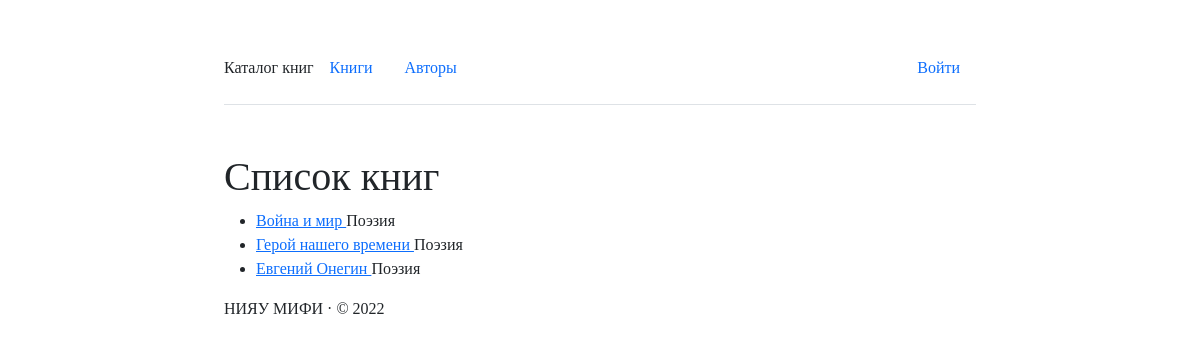
The page /books/ on the database its author committed.
### catalog/models.py (models this page shows, shortened)
class Book(models.Model):
    title = models.CharField(max_length=255, verbose_name="Название книги")
    genre = models.ForeignKey(
        'Genre', on_delete=models.CASCADE, verbose_name='Жанр книги',
        null=True)
    language = models.ForeignKey(
        'Language', on_delete=models.CASCADE, verbose_name='Язык книги',
        null=True)
    author = models.ManyToManyField(
        'Author', verbose_name='Автор книги')
    summary = models.TextField(
        max_length=1000, verbose_name='Аннотация книги')
    isbn = models.CharField(
        max_length=13, verbose_name="ISBN",
        help_text='Должно содержать 13 символов ,')
    visitors_count = models.IntegerField(default=0)
    class Meta:
        ordering = ('title',)
        verbose_name = 'Книга'
        verbose_name_plural = 'Книги'
    def get_absolute_url(self):
        return reverse('book-detail', args=[str(self.id)])
    def display_author(self):
        return ', '.join([author.last_name for author in self.author.all()])
    display_author.short_description = 'Авторы'

class Genre(models.Model):
    name = models.CharField(
        max_length=200, help_text='Введите жанр книги',
        verbose_name='Жанр книги')
    def __str__(self):
        return self.name
    class Meta:
        ordering = ('name',)
        verbose_name = 'Жанр'
        verbose_name_plural = 'Жанры'

### catalog/views.py (the view)
# urls.py: re_path(r"^books/$", views.BookListView.as_view(), name="books"),
class BookListView(generic.ListView):
    model = Book
    paginate_by = 10

### catalog/templates/catalog/book_list.html
{%extends "base.html"%}
{%block content%}
<h1>Список книг</h1>
  {%if book_list%}
    <ul>
      {% for book in book_list %}
      <li>
        <a href="{{book.get_absolute_url}}">
          {{book.title}}
        </a>
        {{book.genre}}
      </li>
      {% endfor %}
    </ul>
  {%else%}
    <p>В базе данных нет книг</p>
  {%endif%}
{%endblock%}

### catalog/static/css/main.css (style rules this page uses)
body { font-family: Avenir Next Cyr; }

### rows shown on the page
Book: title "Война и мир", genre "Поэзия"
Book: title "Герой нашего времени", genre "Поэзия"
Book: title "Евгений Онегин", genre "Поэзия"
